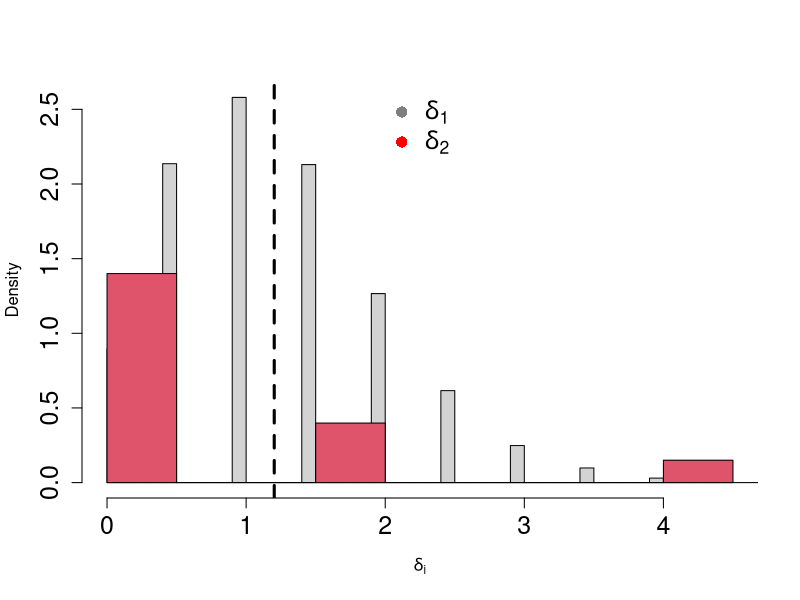

Source code (R):
delta_1 <- function(x) mean(x)
delta_2 <- function(x) var(x)
###########
set.seed(666)
samplesize <- 2
nrep <- 5E3
theta0 <- 1.2021 ## Zeta(3)

the.data <- matrix(rpois(n = samplesize * nrep, lambda = theta0),
                   nrow = nrep, ncol = samplesize)

D1s <- apply(the.data, 1, delta_1)
D2s <- apply(the.data, 1, delta_2)

hist(D1s, probability = TRUE, breaks = 50,
     main = "",
     xlab = expression(delta[i]),
     cex.axis = 1.5)
hist(D2s, probability = TRUE, col = 2, add = TRUE, breaks = 50)
# axis(1, cex.axis = 1.2)
# axis(2, cex.axis = 1.2)
abline(v = theta0, lwd = 3, lty = 2)
legend(
  x = "top",
  cex = 1.5,
  legend = c(expression(delta[1]), expression(delta[2])),
  col = c("grey50", "red"),
  pch = 16,
  bty = 'n'
)

mean((D1s-theta0)^2)
mean((D2s-theta0)^2)

var(D1s)
theta0/samplesize
var(D2s)
2*theta0^2 + theta0/2